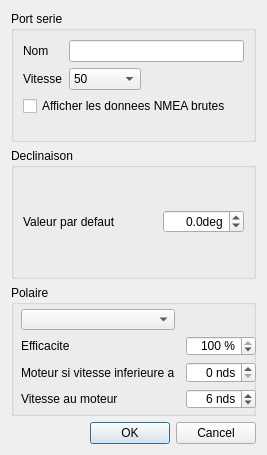
<?xml version="1.0" encoding="UTF-8"?>
<ui version="4.0">
 <class>realBoatConfig</class>
 <widget class="QDialog" name="realBoatConfig">
  <property name="geometry">
   <rect>
    <x>0</x>
    <y>0</y>
    <width>267</width>
    <height>455</height>
   </rect>
  </property>
  <property name="windowTitle">
   <string>Paramétrage du bateau</string>
  </property>
  <layout class="QVBoxLayout" name="verticalLayout_2">
   <item>
    <widget class="QGroupBox" name="groupBox">
     <property name="title">
      <string>Port serie</string>
     </property>
     <layout class="QFormLayout" name="formLayout">
      <property name="fieldGrowthPolicy">
       <enum>QFormLayout::ExpandingFieldsGrow</enum>
      </property>
      <item row="0" column="0">
       <widget class="QLabel" name="label">
        <property name="text">
         <string>Nom</string>
        </property>
       </widget>
      </item>
      <item row="0" column="1">
       <widget class="QLineEdit" name="serialName"/>
      </item>
      <item row="1" column="0">
       <widget class="QLabel" name="label_2">
        <property name="text">
         <string>Vitesse</string>
        </property>
       </widget>
      </item>
      <item row="1" column="1">
       <widget class="QComboBox" name="baudRate">
        <item>
         <property name="text">
          <string>50</string>
         </property>
        </item>
        <item>
         <property name="text">
          <string>75</string>
         </property>
        </item>
        <item>
         <property name="text">
          <string>110</string>
         </property>
        </item>
        <item>
         <property name="text">
          <string>134</string>
         </property>
        </item>
        <item>
         <property name="text">
          <string>150</string>
         </property>
        </item>
        <item>
         <property name="text">
          <string>200</string>
         </property>
        </item>
        <item>
         <property name="text">
          <string>300</string>
         </property>
        </item>
        <item>
         <property name="text">
          <string>600</string>
         </property>
        </item>
        <item>
         <property name="text">
          <string>1200</string>
         </property>
        </item>
        <item>
         <property name="text">
          <string>1800</string>
         </property>
        </item>
        <item>
         <property name="text">
          <string>2400</string>
         </property>
        </item>
        <item>
         <property name="text">
          <string>4800</string>
         </property>
        </item>
        <item>
         <property name="text">
          <string>9600</string>
         </property>
        </item>
        <item>
         <property name="text">
          <string>14400</string>
         </property>
        </item>
        <item>
         <property name="text">
          <string>19200</string>
         </property>
        </item>
        <item>
         <property name="text">
          <string>38400</string>
         </property>
        </item>
        <item>
         <property name="text">
          <string>56000</string>
         </property>
        </item>
        <item>
         <property name="text">
          <string>57600</string>
         </property>
        </item>
        <item>
         <property name="text">
          <string>76800</string>
         </property>
        </item>
        <item>
         <property name="text">
          <string>115200</string>
         </property>
        </item>
        <item>
         <property name="text">
          <string>128000</string>
         </property>
        </item>
        <item>
         <property name="text">
          <string>256000</string>
         </property>
        </item>
       </widget>
      </item>
      <item row="2" column="0" colspan="2">
       <widget class="QCheckBox" name="displayNMEA">
        <property name="text">
         <string>Afficher les donnees NMEA brutes</string>
        </property>
       </widget>
      </item>
     </layout>
    </widget>
   </item>
   <item>
    <widget class="QGroupBox" name="groupBox_3">
     <property name="title">
      <string>Declinaison</string>
     </property>
     <layout class="QVBoxLayout">
      <item>
       <layout class="QHBoxLayout" name="horizontalLayout_2">
        <item>
         <widget class="QLabel" name="label_3">
          <property name="text">
           <string>Valeur par defaut</string>
          </property>
         </widget>
        </item>
        <item>
         <spacer name="horizontalSpacer_2">
          <property name="orientation">
           <enum>Qt::Horizontal</enum>
          </property>
          <property name="sizeHint" stdset="0">
           <size>
            <width>40</width>
            <height>20</height>
           </size>
          </property>
         </spacer>
        </item>
        <item>
         <widget class="QDoubleSpinBox" name="declinaison">
          <property name="toolTip">
           <string>Positif pour Est, negatif pour Ouest</string>
          </property>
          <property name="alignment">
           <set>Qt::AlignRight|Qt::AlignTrailing|Qt::AlignVCenter</set>
          </property>
          <property name="suffix">
           <string>deg</string>
          </property>
          <property name="decimals">
           <number>1</number>
          </property>
          <property name="minimum">
           <double>-100.000000000000000</double>
          </property>
         </widget>
        </item>
       </layout>
      </item>
     </layout>
    </widget>
   </item>
   <item>
    <widget class="QGroupBox" name="groupBox_2">
     <property name="title">
      <string>Polaire</string>
     </property>
     <widget class="QWidget" name="">
      <property name="geometry">
       <rect>
        <x>10</x>
        <y>24</y>
        <width>235</width>
        <height>100</height>
       </rect>
      </property>
      <layout class="QGridLayout" name="gridLayout">
       <item row="0" column="0">
        <widget class="QComboBox" name="polarList">
         <property name="enabled">
          <bool>true</bool>
         </property>
        </widget>
       </item>
       <item row="1" column="0">
        <widget class="QLabel" name="label_4">
         <property name="text">
          <string>Efficacite</string>
         </property>
        </widget>
       </item>
       <item row="1" column="1">
        <spacer name="horizontalSpacer">
         <property name="orientation">
          <enum>Qt::Horizontal</enum>
         </property>
         <property name="sizeHint" stdset="0">
          <size>
           <width>27</width>
           <height>17</height>
          </size>
         </property>
        </spacer>
       </item>
       <item row="1" column="2">
        <widget class="QSpinBox" name="polarEfficiency">
         <property name="alignment">
          <set>Qt::AlignRight|Qt::AlignTrailing|Qt::AlignVCenter</set>
         </property>
         <property name="suffix">
          <string> %</string>
         </property>
         <property name="minimum">
          <number>1</number>
         </property>
         <property name="maximum">
          <number>100</number>
         </property>
         <property name="value">
          <number>100</number>
         </property>
        </widget>
       </item>
       <item row="2" column="0">
        <widget class="QLabel" name="label_5">
         <property name="text">
          <string>Moteur si vitesse inferieure a</string>
         </property>
        </widget>
       </item>
       <item row="2" column="1">
        <spacer name="horizontalSpacer_3">
         <property name="orientation">
          <enum>Qt::Horizontal</enum>
         </property>
         <property name="sizeHint" stdset="0">
          <size>
           <width>27</width>
           <height>17</height>
          </size>
         </property>
        </spacer>
       </item>
       <item row="2" column="2">
        <widget class="QSpinBox" name="minSpeedForEngine">
         <property name="alignment">
          <set>Qt::AlignRight|Qt::AlignTrailing|Qt::AlignVCenter</set>
         </property>
         <property name="suffix">
          <string> nds</string>
         </property>
         <property name="minimum">
          <number>0</number>
         </property>
         <property name="maximum">
          <number>100</number>
         </property>
         <property name="value">
          <number>0</number>
         </property>
        </widget>
       </item>
       <item row="3" column="0">
        <widget class="QLabel" name="label_6">
         <property name="text">
          <string>Vitesse au moteur</string>
         </property>
        </widget>
       </item>
       <item row="3" column="1">
        <spacer name="horizontalSpacer_4">
         <property name="orientation">
          <enum>Qt::Horizontal</enum>
         </property>
         <property name="sizeHint" stdset="0">
          <size>
           <width>40</width>
           <height>20</height>
          </size>
         </property>
        </spacer>
       </item>
       <item row="3" column="2">
        <widget class="QSpinBox" name="speedWithEngine">
         <property name="alignment">
          <set>Qt::AlignRight|Qt::AlignTrailing|Qt::AlignVCenter</set>
         </property>
         <property name="suffix">
          <string> nds</string>
         </property>
         <property name="minimum">
          <number>0</number>
         </property>
         <property name="maximum">
          <number>100</number>
         </property>
         <property name="value">
          <number>6</number>
         </property>
        </widget>
       </item>
      </layout>
     </widget>
    </widget>
   </item>
   <item>
    <widget class="QDialogButtonBox" name="buttonBox">
     <property name="orientation">
      <enum>Qt::Horizontal</enum>
     </property>
     <property name="standardButtons">
      <set>QDialogButtonBox::Cancel|QDialogButtonBox::Ok</set>
     </property>
    </widget>
   </item>
  </layout>
 </widget>
 <tabstops>
  <tabstop>serialName</tabstop>
  <tabstop>baudRate</tabstop>
  <tabstop>displayNMEA</tabstop>
  <tabstop>declinaison</tabstop>
  <tabstop>polarList</tabstop>
  <tabstop>polarEfficiency</tabstop>
  <tabstop>minSpeedForEngine</tabstop>
  <tabstop>speedWithEngine</tabstop>
  <tabstop>buttonBox</tabstop>
 </tabstops>
 <resources/>
 <connections>
  <connection>
   <sender>buttonBox</sender>
   <signal>accepted()</signal>
   <receiver>realBoatConfig</receiver>
   <slot>accept()</slot>
   <hints>
    <hint type="sourcelabel">
     <x>248</x>
     <y>254</y>
    </hint>
    <hint type="destinationlabel">
     <x>157</x>
     <y>274</y>
    </hint>
   </hints>
  </connection>
  <connection>
   <sender>buttonBox</sender>
   <signal>rejected()</signal>
   <receiver>realBoatConfig</receiver>
   <slot>reject()</slot>
   <hints>
    <hint type="sourcelabel">
     <x>316</x>
     <y>260</y>
    </hint>
    <hint type="destinationlabel">
     <x>286</x>
     <y>274</y>
    </hint>
   </hints>
  </connection>
 </connections>
</ui>
